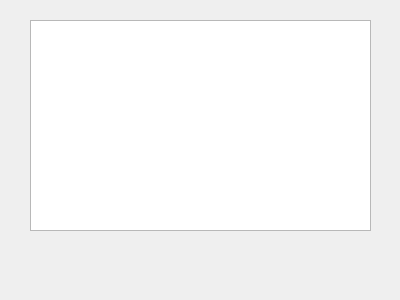
<?xml version="1.0" encoding="UTF-8"?>
<ui version="4.0">
 <class>MainWindow</class>
 <widget class="QMainWindow" name="MainWindow">
  <property name="geometry">
   <rect>
    <x>0</x>
    <y>0</y>
    <width>400</width>
    <height>300</height>
   </rect>
  </property>
  <property name="windowTitle">
   <string>MainWindow</string>
  </property>
  <widget class="QWidget" name="centralWidget">
   <widget class="QGraphicsView" name="graphicsView">
    <property name="geometry">
     <rect>
      <x>30</x>
      <y>20</y>
      <width>341</width>
      <height>211</height>
     </rect>
    </property>
    <property name="sizePolicy">
     <sizepolicy hsizetype="Fixed" vsizetype="Fixed">
      <horstretch>0</horstretch>
      <verstretch>0</verstretch>
     </sizepolicy>
    </property>
   </widget>
  </widget>
 </widget>
 <layoutdefault spacing="6" margin="11"/>
 <resources/>
 <connections/>
</ui>
